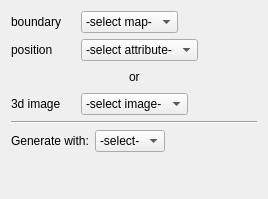
<?xml version="1.0" encoding="UTF-8"?>
<ui version="4.0">
 <exportmacro>SCHNAPPS_PLUGIN_VMFS_API</exportmacro>
 <class>Dialog_export</class>
 <widget class="QDialog" name="Dialog_export">
  <property name="geometry">
   <rect>
    <x>0</x>
    <y>0</y>
    <width>268</width>
    <height>199</height>
   </rect>
  </property>
  <property name="windowTitle">
   <string>Make Mesh</string>
  </property>
  <layout class="QVBoxLayout" name="verticalLayout">
   <item>
    <layout class="QHBoxLayout" name="horizontalLayout">
     <item>
      <widget class="QLabel" name="label">
       <property name="minimumSize">
        <size>
         <width>64</width>
         <height>0</height>
        </size>
       </property>
       <property name="text">
        <string>boundary</string>
       </property>
      </widget>
     </item>
     <item>
      <widget class="QComboBox" name="comboBoxMapSelection">
       <item>
        <property name="text">
         <string>-select map-</string>
        </property>
       </item>
      </widget>
     </item>
     <item>
      <spacer name="horizontalSpacer">
       <property name="orientation">
        <enum>Qt::Horizontal</enum>
       </property>
       <property name="sizeHint" stdset="0">
        <size>
         <width>40</width>
         <height>20</height>
        </size>
       </property>
      </spacer>
     </item>
    </layout>
   </item>
   <item>
    <layout class="QHBoxLayout" name="horizontalLayout_2">
     <item>
      <widget class="QLabel" name="label_2">
       <property name="minimumSize">
        <size>
         <width>64</width>
         <height>0</height>
        </size>
       </property>
       <property name="text">
        <string>position</string>
       </property>
      </widget>
     </item>
     <item>
      <widget class="QComboBox" name="comboBoxPositionSelection">
       <item>
        <property name="text">
         <string>-select attribute-</string>
        </property>
       </item>
      </widget>
     </item>
     <item>
      <spacer name="horizontalSpacer_2">
       <property name="orientation">
        <enum>Qt::Horizontal</enum>
       </property>
       <property name="sizeHint" stdset="0">
        <size>
         <width>40</width>
         <height>20</height>
        </size>
       </property>
      </spacer>
     </item>
    </layout>
   </item>
   <item>
    <layout class="QHBoxLayout" name="horizontalLayout_3">
     <item>
      <spacer name="horizontalSpacer_4">
       <property name="orientation">
        <enum>Qt::Horizontal</enum>
       </property>
       <property name="sizeHint" stdset="0">
        <size>
         <width>40</width>
         <height>20</height>
        </size>
       </property>
      </spacer>
     </item>
     <item>
      <widget class="QLabel" name="label_3">
       <property name="text">
        <string>or</string>
       </property>
      </widget>
     </item>
     <item>
      <spacer name="horizontalSpacer_3">
       <property name="orientation">
        <enum>Qt::Horizontal</enum>
       </property>
       <property name="sizeHint" stdset="0">
        <size>
         <width>40</width>
         <height>20</height>
        </size>
       </property>
      </spacer>
     </item>
    </layout>
   </item>
   <item>
    <layout class="QHBoxLayout" name="horizontalLayout_4">
     <item>
      <widget class="QLabel" name="label_4">
       <property name="minimumSize">
        <size>
         <width>64</width>
         <height>0</height>
        </size>
       </property>
       <property name="text">
        <string>3d image</string>
       </property>
      </widget>
     </item>
     <item>
      <widget class="QComboBox" name="comboBox_images">
       <item>
        <property name="text">
         <string>-select image-</string>
        </property>
       </item>
      </widget>
     </item>
     <item>
      <spacer name="horizontalSpacer_5">
       <property name="orientation">
        <enum>Qt::Horizontal</enum>
       </property>
       <property name="sizeHint" stdset="0">
        <size>
         <width>40</width>
         <height>20</height>
        </size>
       </property>
      </spacer>
     </item>
    </layout>
   </item>
   <item>
    <widget class="Line" name="line">
     <property name="orientation">
      <enum>Qt::Horizontal</enum>
     </property>
    </widget>
   </item>
   <item>
    <layout class="QHBoxLayout" name="horizontalLayout_5">
     <item>
      <widget class="QLabel" name="label_5">
       <property name="text">
        <string>Generate with:</string>
       </property>
      </widget>
     </item>
     <item>
      <widget class="QComboBox" name="comboBox_generator">
       <item>
        <property name="text">
         <string>-select-</string>
        </property>
       </item>
       <item>
        <property name="text">
         <string>cgal</string>
        </property>
       </item>
       <item>
        <property name="text">
         <string>netgen</string>
        </property>
       </item>
       <item>
        <property name="text">
         <string>tetgen</string>
        </property>
       </item>
      </widget>
     </item>
     <item>
      <spacer name="horizontalSpacer_6">
       <property name="orientation">
        <enum>Qt::Horizontal</enum>
       </property>
       <property name="sizeHint" stdset="0">
        <size>
         <width>40</width>
         <height>20</height>
        </size>
       </property>
      </spacer>
     </item>
    </layout>
   </item>
   <item>
    <spacer name="verticalSpacer">
     <property name="orientation">
      <enum>Qt::Vertical</enum>
     </property>
     <property name="sizeHint" stdset="0">
      <size>
       <width>20</width>
       <height>40</height>
      </size>
     </property>
    </spacer>
   </item>
  </layout>
 </widget>
 <resources/>
 <connections/>
</ui>
